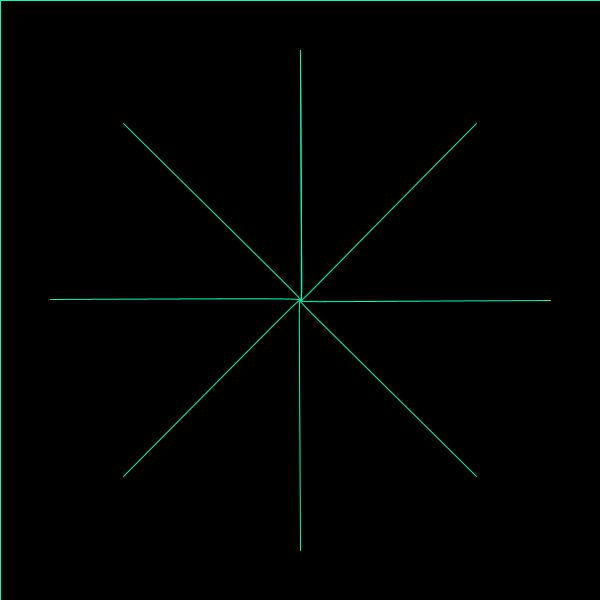
Frame 1 (no input)
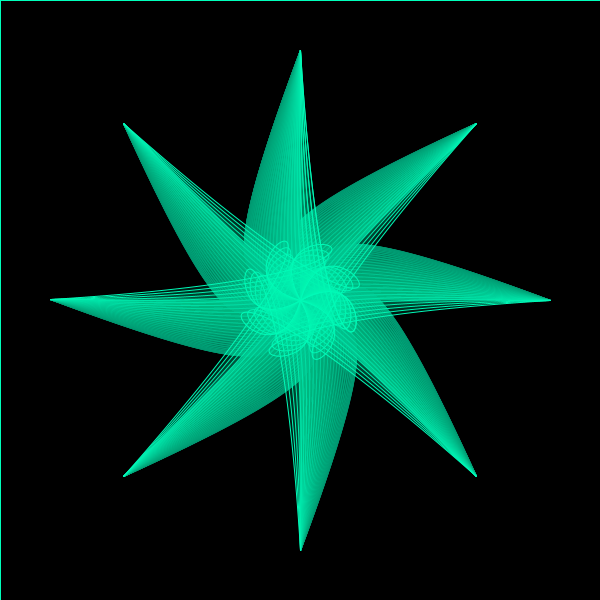
Frame 60 (the mouse pressed at the canvas centre just before this capture)
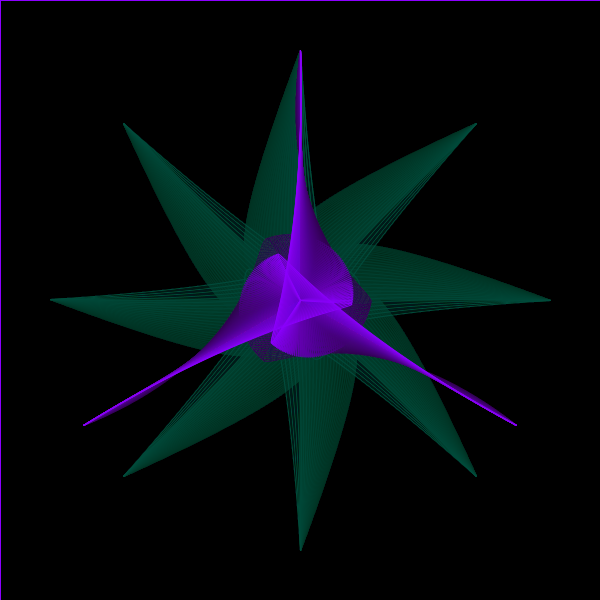
Frame 120 (the mouse held since frame 60 and released just before this capture)

The Processing sketch that drew these frames (run headless with seeded random() and noise(); from frame 60 on, the mouse is pressed at the canvas centre):

// Processing sketch: processing_83668
// ── processing_83668.pde

int leaf = 1;  //  葉っぱの数
int col = 0;   //  色
int deep = 0;  //  面の濃さ
final int MAX_POINT = 2;   //  ベジェ曲線コントロールポイントの数
ControlPoint[] c = new ControlPoint[MAX_POINT];  // 　ベジェ曲線コントロールポイント
int timer = 0;  //  タイマー

//  ベジェ曲線用コントロールポイント
class ControlPoint{
  float angle;       //  角度
  float angleSpeed;  //  角度の変化速度  
  float angleSpeed2; //  角度の変化加速度
  float angleOffset; //  角度のオフセット（各葉っぱを描く際のずれ）
  float r;           //  葉っぱの長さ
  float rSpeed;      //  長さの変化速度
  float rSpeed2;     //  長さの変化加速度
  
  ControlPoint(){
    init();
  }
  
  //  各値の初期化
  void init(){
    angle = random(360);
    angleSpeed = random(8) - 4;
    angleSpeed2 = (random(2) - 1) / 50.0;
    r = random(200);
    rSpeed = random(8) - 4;
    rSpeed2 = (random(2) - 1) / 50.0;
  }
  
  //  オフセットの設定
  void setAngle(float offset){
    angleOffset = offset;
  }
  
  //  コントロールポイントXを得る。
  float getX(){
    return cos(radians(angle + angleOffset)) * r + width / 2; 
  }
  
  //  コントロールポイントYを得る。
  float getY(){
    return sin(radians(angle + angleOffset)) * r + height / 2; 
  }
  
  //  コントロールポイントを動かす。
  void act(){
    angle += angleSpeed;
    angleSpeed += angleSpeed2;
    r += rSpeed;
    rSpeed += rSpeed2;
  }
}

void setup(){
  size(600, 600);
  background(0);
  stroke(255);
  colorMode(HSB, 360);
  
  for(int i = 0; i < MAX_POINT; i++){
    c[i] = new ControlPoint();
  }
  initialize();
}



void draw(){
  //  面と線の色を毛低
  fill(col, 360, 360, deep);
  stroke(col, 360, 360);

  float cx = width / 2;    //  キャンパスの中心
  float cy = height / 2;   //  キャンパスの中心
  float angleOffset = 360 / leaf;  //  葉っぱの角度の幅を計算
  
  //  各葉っぱを描画
  for(int i = 0; i <= leaf; i++){
    float angle = i * angleOffset - 90;          //  葉っぱの向き
    float x = cos(radians(angle)) * 250 + cx;    //  葉っぱの先っぽの座標
    float y = sin(radians(angle)) * 250 + cy;    //  葉っぱの先っぽの座標
    c[0].setAngle(angle);  //  コントロールポイントに角度をセットしておく。
    c[1].setAngle(angle);  //  コントロールポイントに角度をセットしておく。
    
    //  ベジェ曲線を利用して葉っぱを描画
    bezier(cx, cy, c[0].getX(), c[0].getY(), c[1].getX(), c[1].getY(), x, y); 
  }
  
  //  コントロールポイントを移動
  for(int i = 0; i < MAX_POINT; i++){
    c[i].act();
  }
  
  //  フェードアウト
  fill(0, 8);
  rect(0, 0, width, height);
  
  //  一定時間経過したら次の花を生成する。
  timer++;
  if(timer >= 200){
    initialize();
  }

}

//  初期化
void initialize(){
  leaf = int(random(17)) + 3;
  col = int(random(360));
  deep = int(random(10));
  deep = deep * deep;
  timer = 0;
  for(int i = 0; i < MAX_POINT; i++){
    c[i].init();
  }  
}

//  マウスクリックでも初期化
void mousePressed(){
  initialize();
  
}
